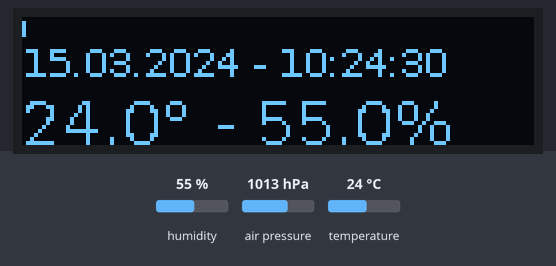
Bench run of a program on a simulated Raspberry Pi (BCM pin numbers). On the bench: 128×32 one-colour display. Inputs (shaded band) come from the test bench; at power-on: humidity 55 %, air pressure 1013 hPa, temperature 24 °C. The clock reads 2024-03-15 10:24:30 at power-on unless the program sets it; what the program prints to the terminal is not drawn.

Above: at 0.2 s.
At 4.8 s:
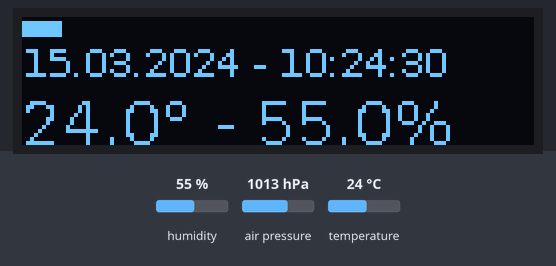
At 9.9 s:
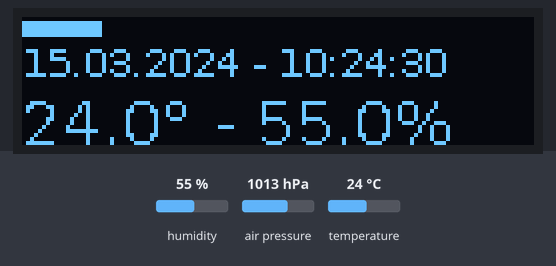
At 19.6 s:
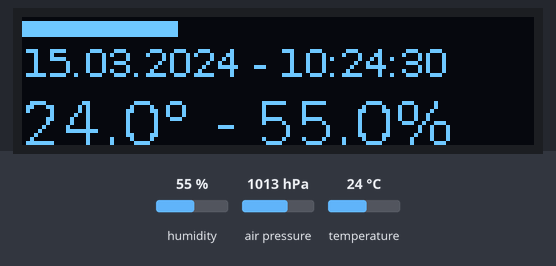
At 29.4 s:
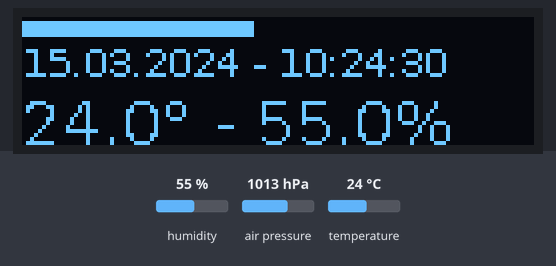
At 39.1 s:
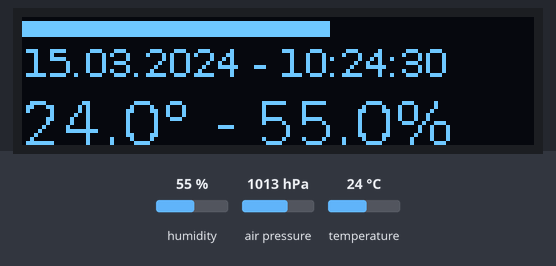

The program:

zahrada.py
```python
from datetime import datetime

import time
import board
import adafruit_sht31d

from board import SCL, SDA
import busio

from PIL import Image, ImageDraw, ImageFont

import adafruit_ssd1306
import digitalio

import adafruit_bmp280

LOOP_DELAY_SECS = 60

OLED_X_SIZE = 128
OLED_Y_SIZE = 32

# Create sensor object, communicating over the board's default I2C bus
i2c = board.I2C()
sht3 = adafruit_sht31d.SHT31D(i2c)

bmp280 = adafruit_bmp280.Adafruit_BMP280_I2C(i2c, address=0x76)
bmp280.sea_level_pressure = 1013.25


RESET_PIN = digitalio.DigitalInOut(board.D4)
i2c_oled = busio.I2C(SCL, SDA)
display = adafruit_ssd1306.SSD1306_I2C(OLED_X_SIZE, OLED_Y_SIZE, i2c_oled, addr=0x3C, reset=RESET_PIN)
display.fill(0)
display.show()


'''
for y in range(OLED_Y_SIZE):
    for x in range(OLED_X_SIZE):
        display.pixel(x, y, 1)
    display.show()
'''

#font = ImageFont.truetype("/usr/share/fonts/truetype/dejavu/DejaVuSans.ttf", 9)
#font = ImageFont.truetype("/usr/share/fonts/truetype/freefont/FreeSans.ttf", 8)
#font = ImageFont.load_default()
#font = ImageFont.truetype("/usr/share/fonts/truetype/noto/NotoSansTelugu-Bold.ttf", 12)

font = ImageFont.truetype("/usr/share/fonts/truetype/dejavu/DejaVuSans.ttf", 10)
font2 = ImageFont.truetype("/usr/share/fonts/truetype/dejavu/DejaVuSans.ttf", 15)


loopcount = 0
while True:
    loopcount += 1

    image = Image.new("1", (display.width, display.height))
    draw = ImageDraw.Draw(image)

    now = datetime.now()
    datetime_str = now.strftime("%d.%m.%Y - %H:%M:%S")

    temp = round(sht3.temperature, 1)
    temp_str = str(temp) + chr(176)

    humi = round(sht3.relative_humidity, 1)
    humi_str = str(humi) + "%"

    temp_humi_str = temp_str + " - " + humi_str


    print("SHT3 Temperature: %0.1f C" % bmp280.temperature)
    print("SHT3 Pressure: %0.1f hPa" % bmp280.pressure)
    print("SHT3 Altitude = %0.2f meters" % bmp280.altitude)


    print("Timestamp =", datetime_str)
    print("Temperature = ", temp_str)
    print("Humidity = ", humi_str)
    print("----------------------------------\n")


    display.fill(0)
    display.show()

    draw.text((0, 5), datetime_str, font=font, fill=255)
    draw.text((0, 18), temp_humi_str, font=font2, fill=255)

    display.image(image)
    display.show()

    for x in range(OLED_X_SIZE):
        display.pixel(x, 1, 1)
        display.pixel(x, 2, 1)
        display.pixel(x, 3, 1)
        display.pixel(x, 4, 1)
        display.show()
        time.sleep(0.5)

    if loopcount == 10:
        loopcount = 0
        sht3.heater = True
        print("Sensor Heater status =", sht3.heater)
        time.sleep(1)
        sht3.heater = False
        print("Sensor Heater status =", sht3.heater)
```
